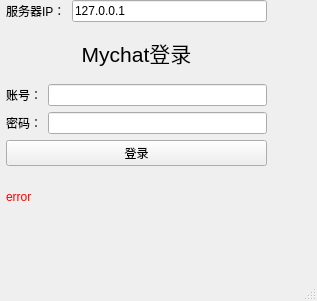
<?xml version="1.0" encoding="UTF-8"?>
<ui version="4.0">
 <class>MainWindow</class>
 <widget class="QMainWindow" name="MainWindow">
  <property name="geometry">
   <rect>
    <x>0</x>
    <y>0</y>
    <width>317</width>
    <height>301</height>
   </rect>
  </property>
  <property name="windowTitle">
   <string>MyChat Client</string>
  </property>
  <widget class="QWidget" name="centralwidget">
   <widget class="QWidget" name="">
    <property name="geometry">
     <rect>
      <x>6</x>
      <y>0</y>
      <width>261</width>
      <height>221</height>
     </rect>
    </property>
    <layout class="QVBoxLayout" name="verticalLayout">
     <item>
      <layout class="QHBoxLayout" name="horizontalLayout_3">
       <item>
        <widget class="QLabel" name="label_4">
         <property name="text">
          <string>服务器IP：</string>
         </property>
        </widget>
       </item>
       <item>
        <widget class="QLineEdit" name="ipLineEdit">
         <property name="text">
          <string>127.0.0.1</string>
         </property>
        </widget>
       </item>
      </layout>
     </item>
     <item>
      <widget class="QLabel" name="label">
       <property name="font">
        <font>
         <pointsize>16</pointsize>
        </font>
       </property>
       <property name="text">
        <string>Mychat登录</string>
       </property>
       <property name="alignment">
        <set>Qt::AlignmentFlag::AlignCenter</set>
       </property>
      </widget>
     </item>
     <item>
      <layout class="QHBoxLayout" name="horizontalLayout">
       <item>
        <widget class="QLabel" name="label_2">
         <property name="text">
          <string>账号：</string>
         </property>
        </widget>
       </item>
       <item>
        <widget class="QLineEdit" name="accountLineEdit"/>
       </item>
      </layout>
     </item>
     <item>
      <layout class="QHBoxLayout" name="horizontalLayout_2">
       <item>
        <widget class="QLabel" name="label_3">
         <property name="text">
          <string>密码：</string>
         </property>
        </widget>
       </item>
       <item>
        <widget class="QLineEdit" name="passwordLineEdit">
         <property name="echoMode">
          <enum>QLineEdit::EchoMode::Password</enum>
         </property>
        </widget>
       </item>
      </layout>
     </item>
     <item>
      <widget class="QPushButton" name="loginButton">
       <property name="text">
        <string>登录</string>
       </property>
      </widget>
     </item>
     <item>
      <widget class="QLabel" name="errorLabel">
       <property name="styleSheet">
        <string notr="true">color:red;</string>
       </property>
       <property name="text">
        <string>error</string>
       </property>
      </widget>
     </item>
    </layout>
   </widget>
  </widget>
  <widget class="QMenuBar" name="menubar">
   <property name="geometry">
    <rect>
     <x>0</x>
     <y>0</y>
     <width>317</width>
     <height>18</height>
    </rect>
   </property>
  </widget>
  <widget class="QStatusBar" name="statusbar"/>
 </widget>
 <resources/>
 <connections/>
</ui>
